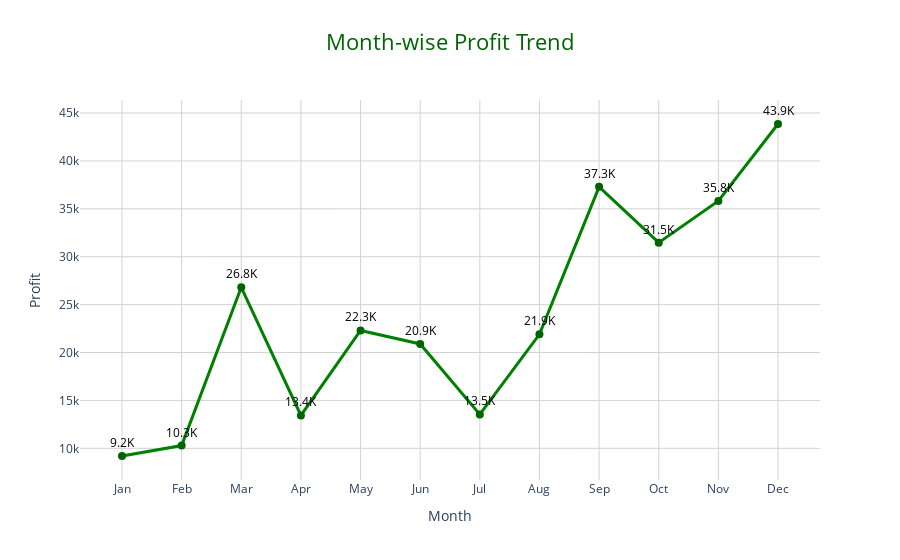

Notebook source saved alongside this figure:
### Markdown cell above
#### Month by Profit

### Code cell
df_monthly = df.groupby(df['Order_Date'].dt.month_name().str[:3])[['Profit']].sum().reset_index()
months_order = ["Jan","Feb","Mar","Apr","May","Jun","Jul","Aug","Sep","Oct","Nov","Dec"]
df_monthly['Month'] = pd.Categorical(df_monthly['Order_Date'], categories=months_order, ordered=True)
df_monthly = df_monthly.sort_values('Month')
df_monthly['Profit_K'] = (df_monthly['Profit'] / 1000).round(1).astype(str) + "K"

fig = px.line(
    df_monthly,
    x="Month",
    y="Profit",
    markers=True,
    title="Month-wise Profit Trend",
    text="Profit_K",
    hover_data={"Profit":":,.0f"}
)

fig.update_traces(
    line=dict(width=3, color="green"),
    marker=dict(size=8, color="darkgreen"),
    textposition="top center",
    textfont=dict(size=12, color="black")
)

fig.update_layout(
    xaxis_title="Month",
    yaxis_title="Profit",
    template="plotly_white",
    hovermode="x unified",
    title_x=0.5,
    title_font=dict(size=22, color="darkgreen"),
    xaxis=dict(showgrid=True, gridcolor="lightgrey"),
    yaxis=dict(showgrid=True, gridcolor="lightgrey"),
    legend=dict(orientation="h", y=1.1, x=0.5, xanchor="center")
)

fig.show()

### Figure 1 — Plotly figure (JSON) as saved in the notebook; plotly's stock layout.template omitted (floating-point values rounded to 4 significant figures)
{"data": [{"hovertemplate": "Month=%{x}<br>Profit=%{y:,.0f}<br>Profit_K=%{text}<extra></extra>", "legendgroup": "", "line": {"color": "green", "dash": "solid", "width": 3}, "marker": {"color": "darkgreen", "size": 8, "symbol": "circle"}, "mode": "lines+markers+text", "name": "", "orientation": "v", "showlegend": false, "text": ["9.2K", "10.3K", "26.8K", "13.4K", "22.3K", "20.9K", "13.5K", "21.9K", "37.3K", "31.5K", "35.8K", "43.9K"], "textfont": {"color": "black", "size": 12}, "textposition": "top center", "type": "scatter", "x": ["Jan", "Feb", "Mar", "Apr", "May", "Jun", "Jul", "Aug", "Sep", "Oct", "Nov", "Dec"], "xaxis": "x", "y": [9199.0, 10290.0, 26810.0, 13440.0, 22310.0, 20900.0, 13540.0, 21900.0, 37290.0, 31470.0, 35830.0, 43860.0], "yaxis": "y"}], "layout": {"hovermode": "x unified", "legend": {"orientation": "h", "tracegroupgap": 0, "x": 0.5, "xanchor": "center", "y": 1.1}, "title": {"font": {"color": "darkgreen", "size": 22}, "text": "Month-wise Profit Trend", "x": 0.5}, "xaxis": {"anchor": "y", "domain": [0, 1], "gridcolor": "lightgrey", "showgrid": true, "title": {"text": "Month"}}, "yaxis": {"anchor": "x", "domain": [0, 1], "gridcolor": "lightgrey", "showgrid": true, "title": {"text": "Profit"}}}}
